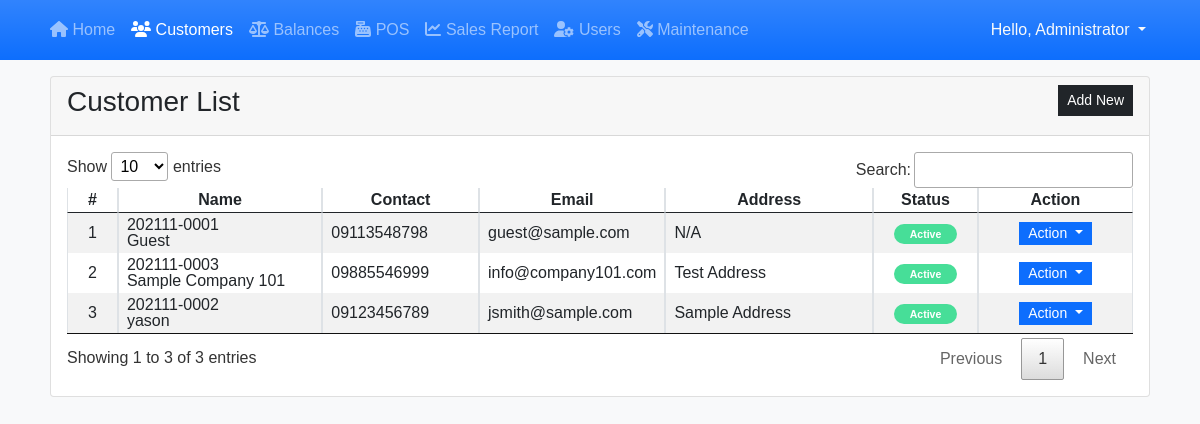
Screenshot of /?page=customer (signed in) with the database file from the repository.
### tables this page shows
CREATE TABLE `customer_list` (
            `customer_id` INTEGER NOT NULL PRIMARY KEY AUTOINCREMENT,
            `customer_code` TEXT NOT NULL,
            `fullname` TEXT NOT NULL,
            `contact` TEXT NOT NULL,
            `email` TEXT NOT NULL,
            `address` TEXT NOT NULL,
            `status` INTEGER NOT NULL DEFAULT 1
        );

### customer.php (the view, shortened to what this page needs)
<div class="card">
    <div class="card-header d-flex justify-content-between">
        <h3 class="card-title">Customer List</h3>
        <div class="card-tools align-middle">
            <button class="btn btn-dark btn-sm py-1 rounded-0" type="button" id="create_new">Add New</button>
        </div>
    </div>
    <div class="card-body">
        <table class="table table-hover table-striped table-bordered">
            <colgroup>
                <col width="5%">
                <col width="20%">
                <col width="15%">
                <col width="15%">
                <col width="20%">
                <col width="10%">
                <col width="15%">
            </colgroup>
            <thead>
                <tr>
                    <th class="text-center p-0">#</th>
                    <th class="text-center p-0">Name</th>
                    <th class="text-center p-0">Contact</th>
                    <th class="text-center p-0">Email</th>
                    <th class="text-center p-0">Address</th>
                    <th class="text-center p-0">Status</th>
                    <th class="text-center p-0">Action</th>
                </tr>
            </thead>
            <tbody>
                <?php
                $sql = "SELECT * FROM `customer_list` order by `fullname` asc";
                $qry = $conn->query($sql);
                $i = 1;
                    while($row = $qry->fetchArray()):
                ?>
                <tr>
                    <td class="text-center p-1"><?php echo $i++; ?></td>
                    <td class="py-1 px-2">
                        <div class="lh-1">
                            <span><?php echo $row['customer_code'] ?></span><br>
                            <span><?php echo $row['fullname'] ?></span>
                        </div>
                    </td>
                    <td class="py-1 px-2"><?php echo $row['contact'] ?></td>
                    <td class="py-1 px-2"><?php echo $row['email'] ?></td>
                    <td class="py-1 px-2 text-truncate"><?php echo $row['address'] ?></td>
                    <td class="py-1 px-2 text-center">
                        <?php
                        if($row['status'] == 1){
                            echo  '<span class="py-1 px-3 badge rounded-pill bg-success"><small>Active</small></span>';
                        }else{
                            echo  '<span class="py-1 px-3 badge rounded-pill bg-danger"><small>Inactive</small></span>';
                        }
                        ?>
                    </td>
                    <td class="text-center py-1 px-2">
                        <div class="btn-group" role="group">
                            <button id="btnGroupDrop1" type="button" class="btn btn-primary dropdown-toggle btn-sm rounded-0 py-0" data-bs-toggle="dropdown" aria-expanded="false">
                            Action
                            </button>
                        </div>
                    </td>
                </tr>
                <?php endwhile; ?>
            </tbody>
        </table>
    </div>
</div>

### index.php (style rules this page uses)
:root { --bs-success-rgb: 71, 222, 152 !important; }
html, body { height: 100%; width: 100%; background-color: #f8f9fa; margin: 0; padding: 0; font-family: 'Arial', sans-serif; }

### rows the page displays
customer_list: customer_code "202111-0001", fullname "Guest", contact "09113548798", email "guest@sample.com", address "N/A", status "Active"
customer_list: customer_code "202111-0003", fullname "Sample Company 101", contact "09885546999", email "info@company101.com", address "Test Address", status "Active"
customer_list: customer_code "202111-0002", fullname "yason", contact "09123456789", email "jsmith@sample.com", address "Sample Address", status "Active"

### other values shown
$_SESSION['fullname'] "Administrator"
